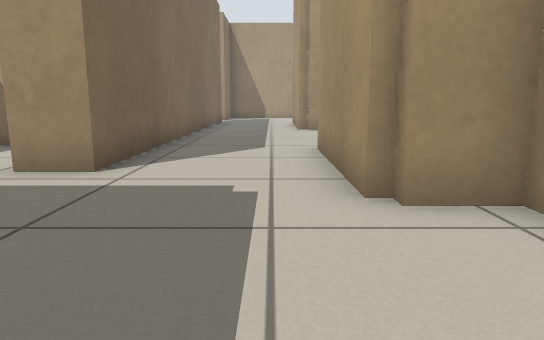
[1] (above)

22 first-person views from a walk through a Stage world. The camera is 0.5 m above the floor, tilts 10° down and sees 70° across. Floor lines are 1 m apart. The floor is counted in squares, 0.5 m on a side. Each view is taken from the middle of a square. On the plan, view 1 faces up. The plan holds only what a view shows up to about 13 squares ahead; the rest is blank. The place goes on beyond the plan. The robots in the file are not drawn.

[2]
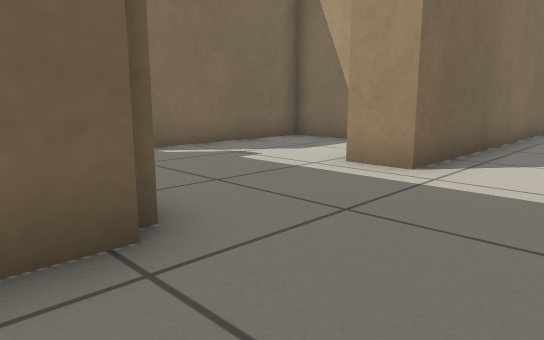

[3]
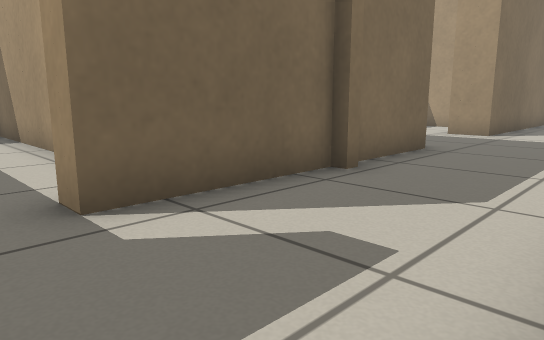

[4]
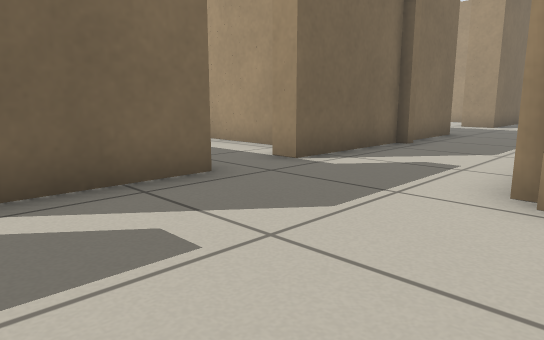

[5]
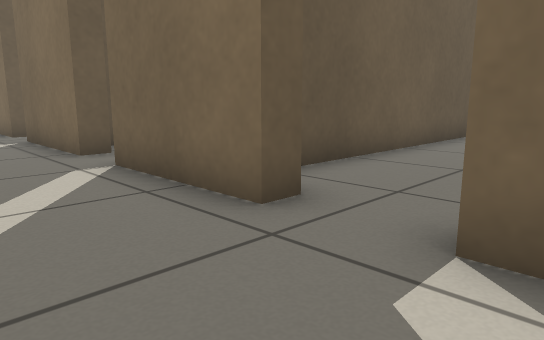

[6]
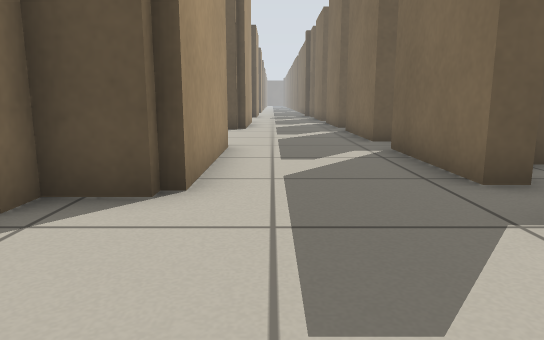

[7]
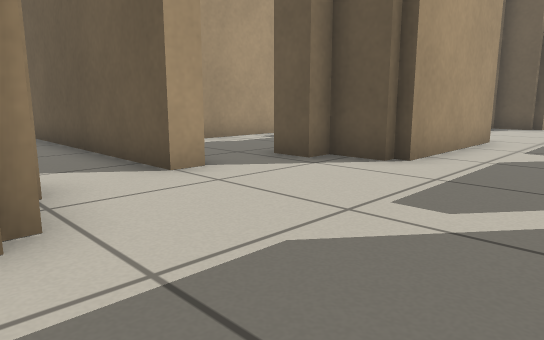

[8]
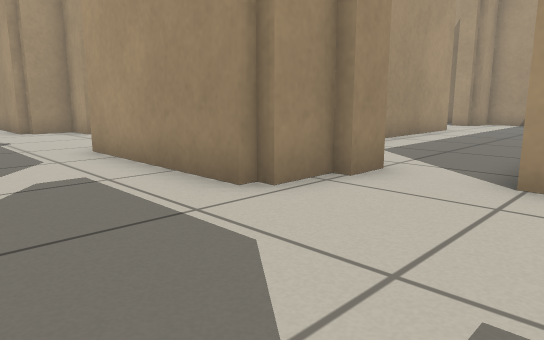

[9]
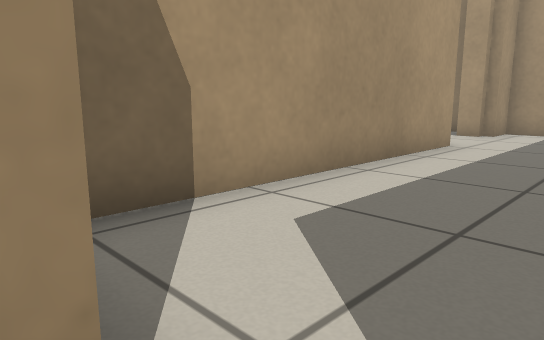

[10]
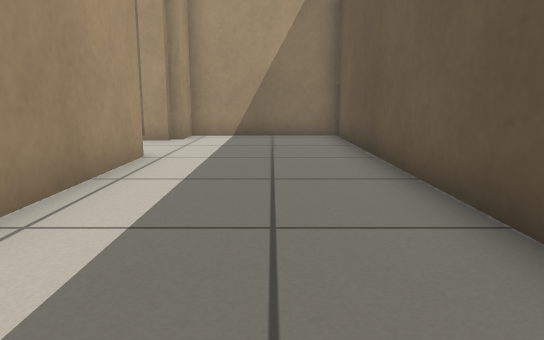

[11]
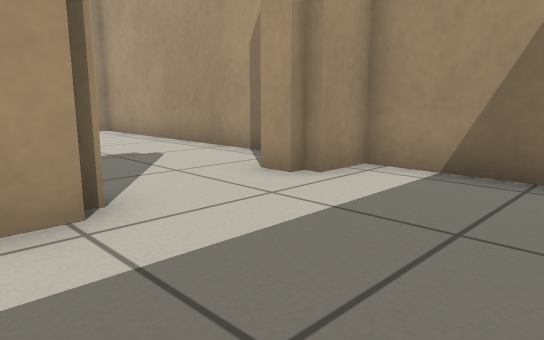

[12]
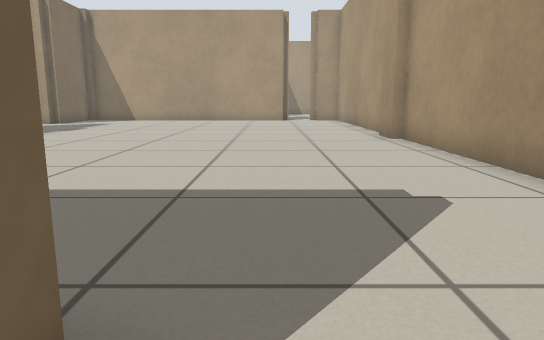

[13]
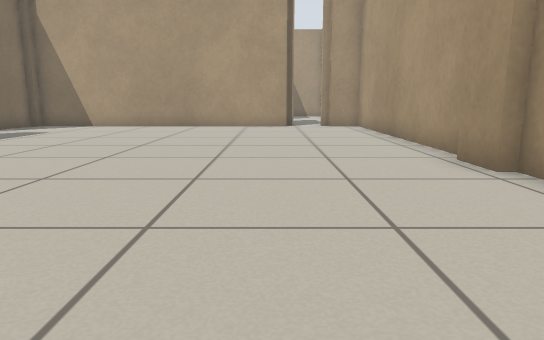

[14]
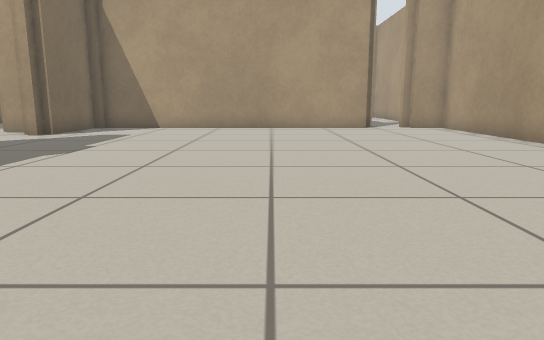

[15]
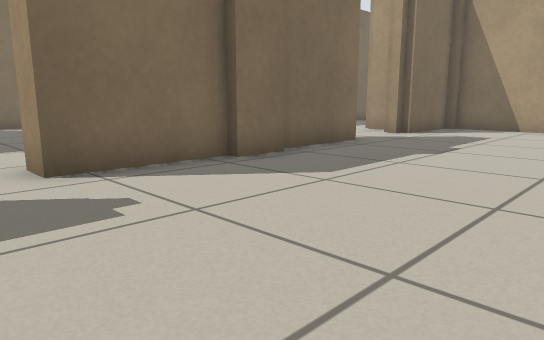

[16]
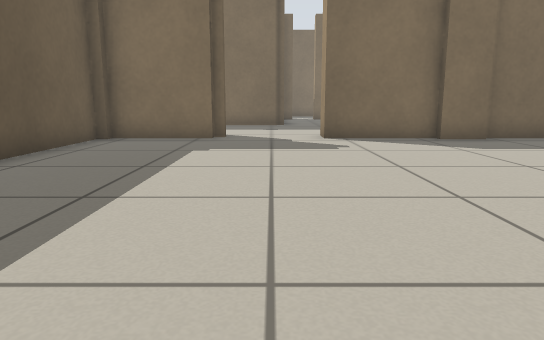

[17]
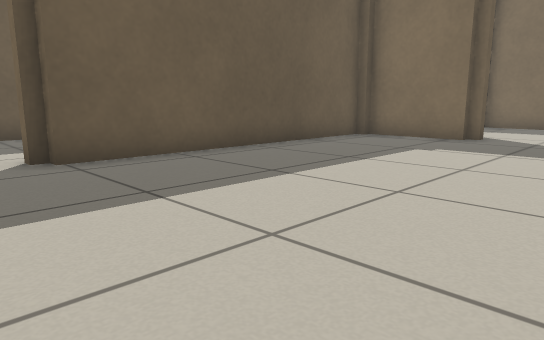

[18]
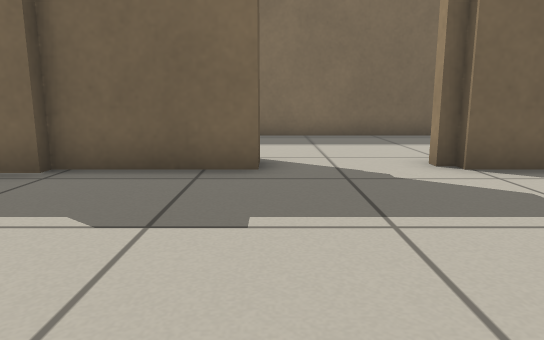

[19]
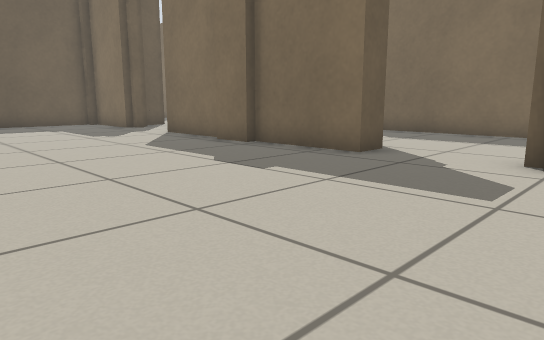

[20]
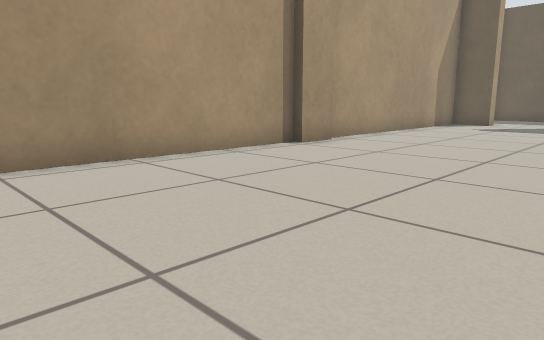

[21]
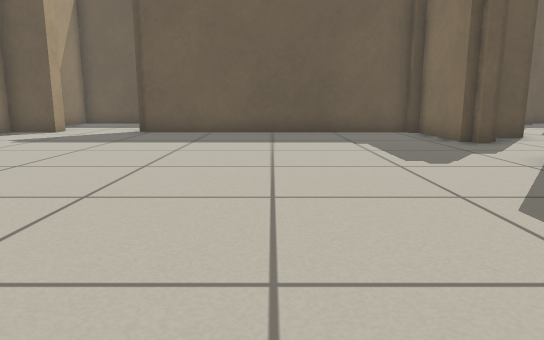

[22]
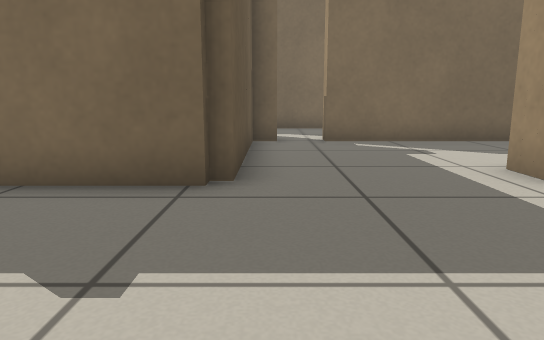

### Floor plan
Points are (right, up) in squares from view 1. A wall is a line through its corners. A room is listed if a view was taken in it or the views show most of it. See-through windows are left out.
Room 1 (views 1, 2, 3, 4, 5, 6, 7, 8)
walls: (-2.3, -1.8) (-2.3, -2.2) (-2.5, -2.2) (-2.5, -5.8) (-3.2, -5.8); (-2.5, 1.2) (-2.5, -1.5); (-4.2, -4.6) (-11.5, -4.6); (1, -6.5) (1, -1.8); (-2.5, -7.7) (-2.5, -11.1); (2.4, 2.4) (2.4, 3.7); (2.5, -6.8) (1.3, -6.8); (1.4, 4) (1, 4) (1, 8.4); (3, -9.6) (3, -8.9); (-3.2, -12.6) (-2.5, -12.6) (-2.5, -16.4); (-11.5, -8.9) (-4.5, -8.9); (1, -16.6) (1, -12.3) (1.3, -12.3) (1.3, -12) (2.4, -12); (-3.1, -17.8) (-2.5, -17.8); (-2.5, 14.5) (-2.5, 5.5) (-3.8, 5.5)
low walls: (-2.8, 1.5) (-2.8, 1.1); (-3.2, -7.7) (-2.5, -7.7); (1.3, -6.8) (1.3, -6.5) (1, -6.5)
ways out: opening at (3, -8) to room 2; opening at (2.5, 1) to room 3; opening at (2.5, 11) to room 3; opening at (-3, 4) to room 4; opening at (-3, -17); opening at (-3, -12); opening at (-1, -18); gap at (3, -11)
Room 2 (views 9, 10, 11, 12)
walls: (12.2, -4.6) (4.1, -4.6); (12.1, -3.7) (12.1, -4); (15.1, -4.4) (15.1, -3.7); (3.4, -7.1) (2.4, -7.1); (3, -8.9) (16.5, -8.9) (16.5, -4.6) (15.4, -4.6) (15.4, -4.2)
ways out: opening at (3, -8) to room 1; opening at (14, -4.5) to room 3
Room 3 (views 13, 14, 15, 16, 17, 18, 19, 20, 21, 22)
walls: (3.6, 6.8) (3.6, 5.5); (3.3, 5.6) (3.3, 2.4) (2.4, 2.4); (2.4, 3.7) (1.2, 3.7); (2.4, 9.8) (3.3, 9.8) (3.3, 6.6); (3.3, -0.6) (3.3, -3.7) (12.1, -3.7); (2.6, -0.3) (3, -0.3) (3, -0.8); (12.1, -4) (12.5, -4); (3.3, 14.5) (3.3, 12.6) (2.6, 12.6); (15.1, -3.7) (16.5, -3.7) (16.5, 5.5) (16.2, 5.5) (16.2, 6.7) (16.5, 6.7) (16.5, 14.5); (1.9, 13.8) (1.2, 13.8); (1.2, -1.6) (2, -1.6)
ways out: opening at (2.5, 1) to room 1; opening at (2.5, 11) to room 1; opening at (14, -4.5) to room 2
Room 4 (no view inside)
walls: (-5.9, 8.9) (-7.8, 8.9) (-7.8, 3.4); (-7.8, 1.5) (-2.8, 1.5)
ways out: opening at (-3, 4) to room 1

Where each view was taken, in squares from view 1:
view 1: 0 up, 0 right, facing up
view 2: 0 up, 0 right, facing up-left
view 3: 7 down, 1 right, facing up-left
view 4: 11 down, 2 right, facing up-left
view 5: 5 down, 0 right, facing down-left
view 6: 8 down, 0 right, facing down
view 7: 6 down, 2 left, facing down-right
view 8: 10 down, 2 left, facing up-right
view 9: 8 down, 3 right, facing up-right
view 10: 7 down, 5 right, facing right
view 11: 8 down, 11 right, facing up-right
view 12: 5 down, 13 right, facing up
view 13: 0 up, 13 right, facing up
view 14: 1 up, 10 right, facing up
view 15: 1 up, 9 right, facing up-left
view 16: 1 up, 14 right, facing left
view 17: 3 up, 14 right, facing down-left
view 18: 10 up, 9 right, facing left
view 19: 14 up, 10 right, facing down-left
view 20: 14 up, 10 right, facing down-right
view 21: 9 up, 8 right, facing down
view 22: 2 up, 2 right, facing left
